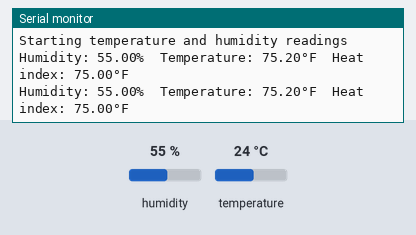
This sketch was run on a simulated Arduino Uno, built with avr-gcc and run on an emulated ATmega328P. Shown: the last lines printed to the serial monitor. The test bench sets the inputs (shaded band); at power-on: humidity 55 %, temperature 24 °C.

Above: at 4.8 s.
4.9 s: humidity set to 22 %
At 6.7 s:
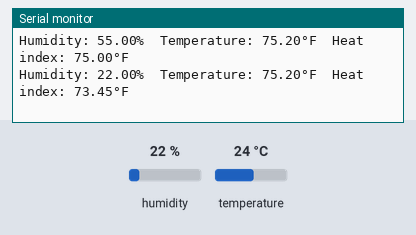
7.9 s: temperature set to 12 °C
At 9.2 s:
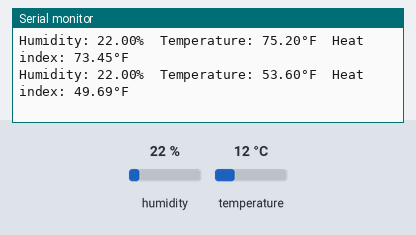
10.9 s: humidity set to 40 %
At 12.8 s:
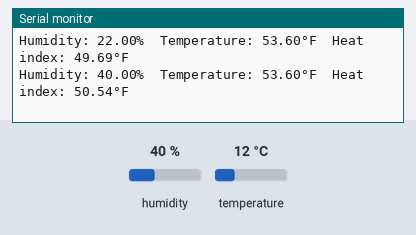
Timing chart, 0 to 14.3 s (numbered marks = the images above; inputs shaded):
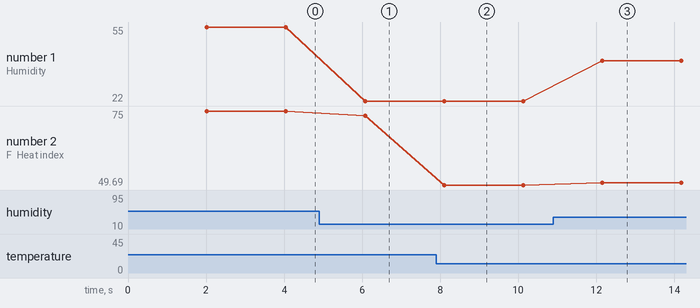

The sketch:

project3a.ino
```cpp
/*
 * This example uses the DHT11 digital humidity and temperature sensor.
 * It requires the Adafruit DHT Sensor and Adafruit_Sensor libraries.
 * Make sure to install them using the Library Manager before compiling this Sketch.
 */

#include <DHT.h>
#include <DHT_U.h>

#define DHTPIN 2
#define DHTTYPE DHT11

DHT dht(DHTPIN, DHTTYPE);

void setup() {
    Serial.begin(9600);
    Serial.println(F("Starting temperature and humidity readings"));

    dht.begin();
}

void loop() {
    delay(2000);

    float humidity = dht.readHumidity();
    float temperature = dht.readTemperature(true);

    if (isnan(humidity) || isnan(temperature)) {
        Serial.println("Failed to read from DHT sensor!");
        return;
    }

    float heatIndex = dht.computeHeatIndex(temperature, humidity);

    Serial.print(F("Humidity: "));
    Serial.print(humidity);
    Serial.print(F("%  Temperature: "));
    Serial.print(temperature);
    Serial.print(F("°F  Heat index: "));
    Serial.print(heatIndex);
    Serial.println(F("°F"));
}
```

Measured:
- after the input at 4.9 s, the serial monitor: prints a new line after 1.2 s (image 1)
- after the input at 7.9 s, the serial monitor: prints a new line after 0.20 s (image 2)
- after the input at 10.9 s, the serial monitor: prints a new line after 1.2 s (image 3)
- plotted number 1: 55 → 22 after the input at 4.9 s, 22 → 40 after the input at 10.9 s
- plotted number 2: 75 → 73.45 after the input at 4.9 s, 73.45 → 49.69 after the input at 7.9 s, 49.69 → 50.54 after the input at 10.9 s
